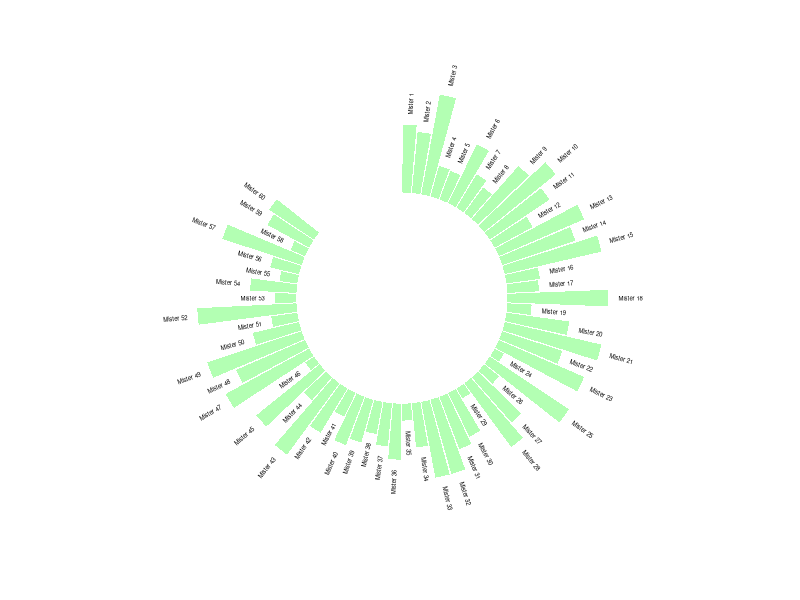

Source code (R):
#| title: "Circle with gaps"
#| dataset-name: "wealth"
#| colours: "`green`"
#| description: "A circular barplot displays bars around a circle instead of on a line. Here, there is also a gap at the end of the barplot you will have to create. Also think about how to make a big gap in the middle of the barplot. Inspired from the [R Graph Gallery #297](https://r-graph-gallery.com/297-circular-barplot-with-groups.html)"
library(ggplot2)

wealth <- data.frame(
  individual=paste( "Mister ", seq(1,60), sep=""),
  wealth=c(64L, 58L, 96L, 30L, 29L, 62L, 37L, 30L, 67L, 87L, 68L, 41L, 
    88L, 73L, 94L, 32L, 30L, 95L, 23L, 60L, 94L, 60L, 88L, 10L, 90L, 
    18L, 57L, 75L, 11L, 46L, 53L, 73L, 73L, 42L, 16L, 53L, 41L, 31L, 
    42L, 49L, 25L, 49L, 84L, 29L, 77L, 10L, 90L, 71L, 94L, 45L, 25L, 
    94L, 20L, 44L, 17L, 28L, 79L, 15L, 45L, 51L)
)
 
empty_bar <- 10
 
# Add lines to the initial dataset
to_add <- matrix(NA, empty_bar, ncol(wealth))
colnames(to_add) <- colnames(wealth)
wealth <- rbind(wealth, to_add)
wealth$id <- seq(1, nrow(wealth))
 
# Get the name and the y position of each label
label_data <- wealth
number_of_bar <- nrow(label_data)
angle <- 90 - 360 * (label_data$id-0.5) /number_of_bar     # I substract 0.5 because the letter must have the angle of the center of the bars. Not extreme right(1) or extreme left (0)
label_data$hjust <- ifelse( angle < -90, 1, 0)
label_data$angle <- ifelse(angle < -90, angle+180, angle)
 
# Make the plot
p <- ggplot(wealth, aes(x=as.factor(id), y=wealth)) +       # Note that id is a factor. If x is numeric, there is some space between the first bar
  geom_bar(stat="identity", fill=alpha("green", 0.3)) +
  ylim(-100,120) +
  theme_minimal() +
  theme(
    axis.text = element_blank(),
    axis.title = element_blank(),
    panel.grid = element_blank(),
    plot.background = element_rect(fill = "white", color = NA)
  ) +
  coord_polar(start = 0) + 
  geom_text(data=label_data, aes(x=id, y=wealth+10, label=individual, hjust=hjust), color="black", size=1.5, angle= label_data$angle, inherit.aes = FALSE ) 
 
print(p)
